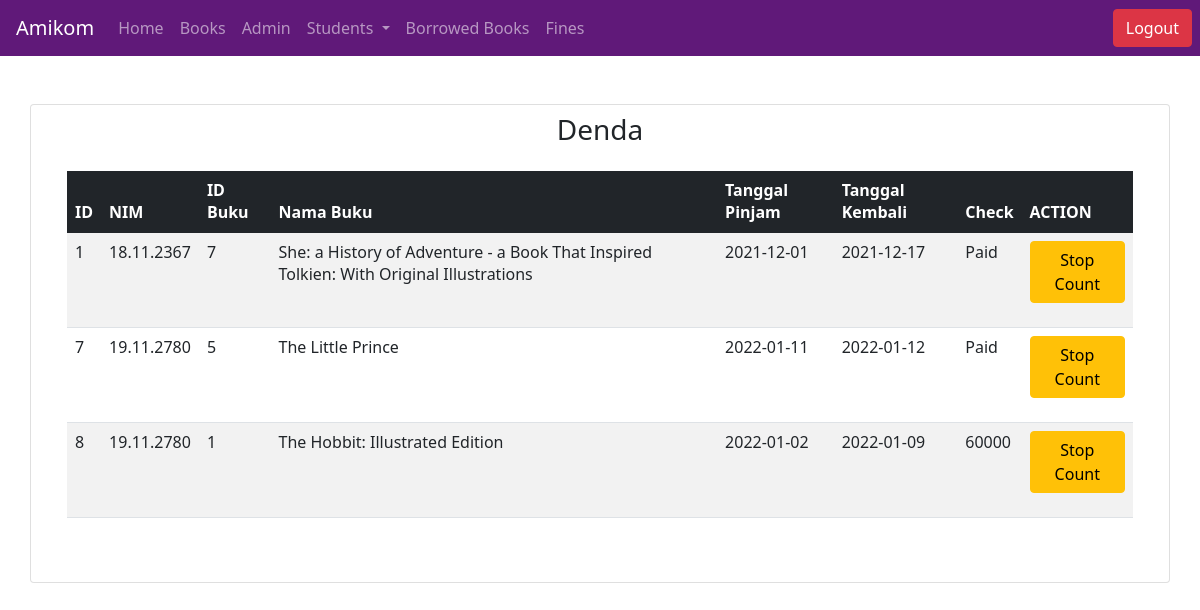
Page /fines.php on the committed database.
### tables this page shows
CREATE TABLE `borrow` (
  `borrowId` int(11) NOT NULL,
  `Nim` varchar(255) NOT NULL,
  `bookId` int(2) NOT NULL,
  `bookName` varchar(255) NOT NULL,
  `borrowDate` date NOT NULL,
  `returnDate` date NOT NULL,
  `borrowStatus` int(2) NOT NULL,
  `fine` varchar(100) NOT NULL
);

### fines.php (the view, shortened to what this page needs)
<?php
include "./includes/conn.php";
include "./includes/nav_admin.php";
?>
<!DOCTYPE html>
<html lang="en">
<head>
    <link href="https://cdn.jsdelivr.net/npm/bootstrap@5.1.3/dist/css/bootstrap.min.css" rel="stylesheet">
</head>
<body>
<div class="container">
   <div class="row justify-content-center">
    <div class="card mt-5 pt-2 p-5">
        <h3 style="text-align: center;">Denda</h3>
    <div class="row mt-3">
    <table class="table table-striped">
        <thead class="table table-dark">
            <tr>
                <th>ID</th>
                <th>NIM</th>
                <th>ID Buku</th>
                <th>Nama Buku</th>
                <th>Tanggal Pinjam</th>
                <th>Tanggal Kembali</th>
                <th>Check</th>
                <th>ACTION</th>
            </tr>
        </thead>
        <tbody>
        <?php
           $sql = "SELECT * FROM borrow";
           $query = mysqli_query($conn, $sql);
           while($row = mysqli_fetch_assoc($query)){
        ?>
            <tr>
                <td><?php echo $row['borrowId']; ?></td>
                <td><?php echo $row['Nim']; ?></td>
                <td><?php echo $row['bookId']; ?></td>
                <td><?php echo $row['bookName']; ?></td>
                <td><?php echo $row['borrowDate']; ?></td>
                <td><?php echo $row['returnDate']; ?></td>
                <td><?php echo $row['fine']; ?></td>
                <td>
                    <form action="fines.php" method="post">
                        <button class="btn btn-warning" name="del">Stop Count</button>
                    </form>
                </td>
            </tr>
            <?php } ?>
        </tbody>
    </table>
</div>
</div>
</div>
</div>
</body>
</html>

### rows in the picture
borrow: borrowId "1", Nim "18.11.2367", bookId "7", bookName "She: a History of Adventure - a Book That Inspired Tolkien: With Original Illustrations", borrowDate "2021-12-01", returnDate "2021-12-17", fine "Paid"
borrow: borrowId "7", Nim "19.11.2780", bookId "5", bookName "The Little Prince", borrowDate "2022-01-11", returnDate "2022-01-12", fine "Paid"
borrow: borrowId "8", Nim "19.11.2780", bookId "1", bookName "The Hobbit: Illustrated Edition", borrowDate "2022-01-02", returnDate "2022-01-09", fine "60000"
